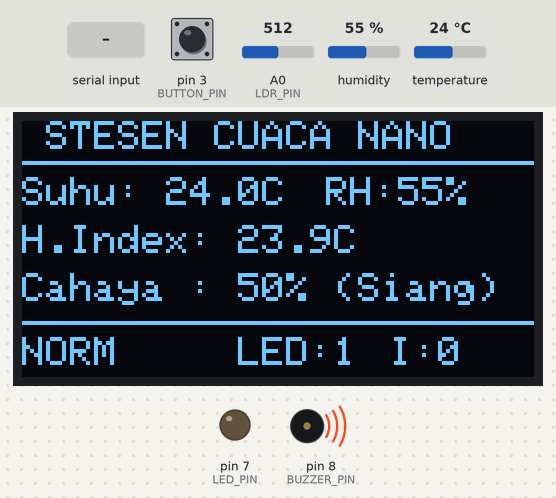
This sketch was run on a simulated Arduino Nano, built with avr-gcc and run on an emulated ATmega328P. Shown: 128×64 one-colour display, output pins drawn as LEDs (lit = HIGH), buzzer (waves = sounding, pin HIGH). Dashed ring = blinking. Inputs (shaded band) come from the test bench; at power-on: temperature 24 °C, pin 3 (BUTTON_PIN) HIGH, A0 (LDR_PIN) = 512, humidity 55 %. What the sketch prints to the serial monitor is not drawn.

Above: at 3.6 s.
3.7 s: temperature set to 32 °C
At 5.4 s:
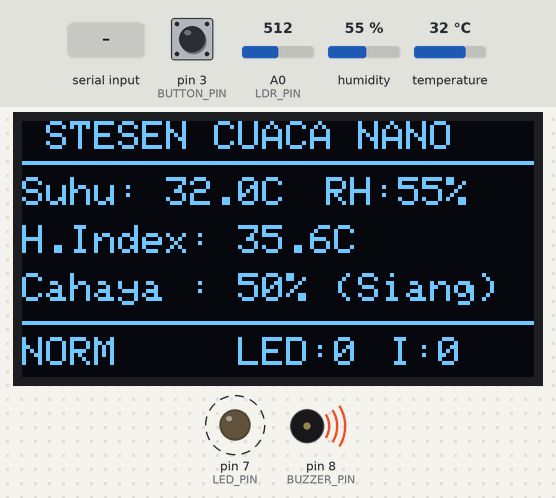
8.5 s: temperature set to 35 °C
At 12.47 s:
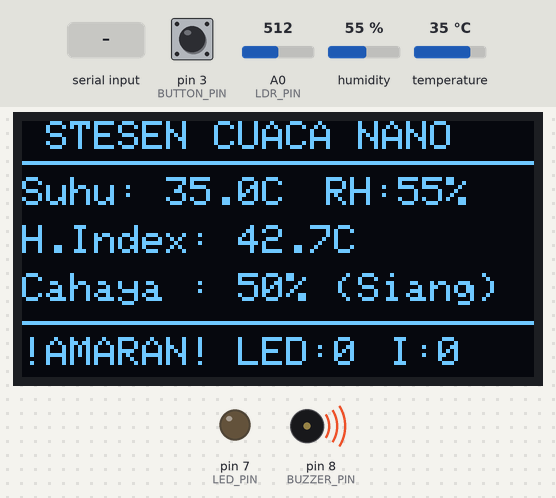
13.2 s: pin 3 (BUTTON_PIN) pulled LOW for 0.15 s
At 14.8 s:
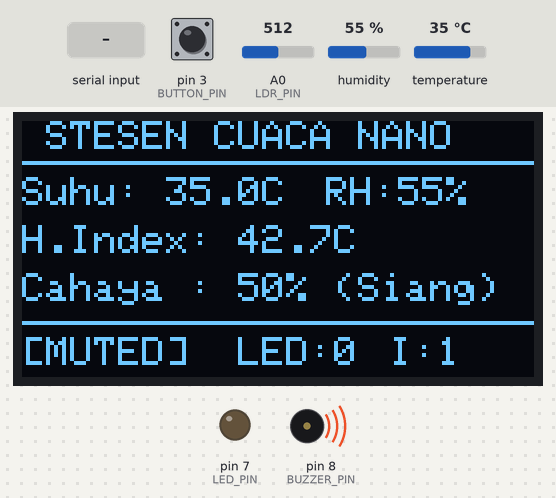
15.5 s: A0 (LDR_PIN) set to 769
At 17.4 s:
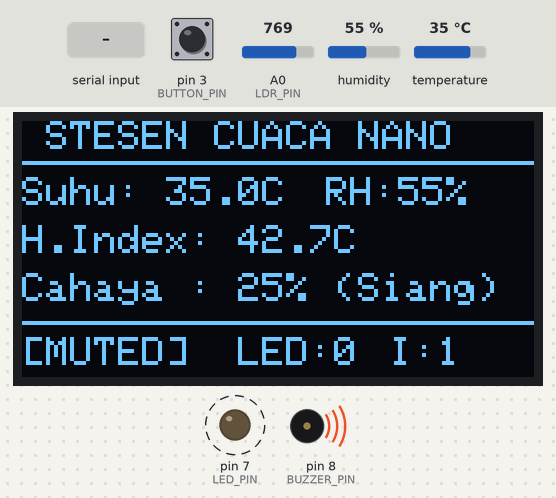
18.0 s: A0 (LDR_PIN) set to 795
At 18.8 s:
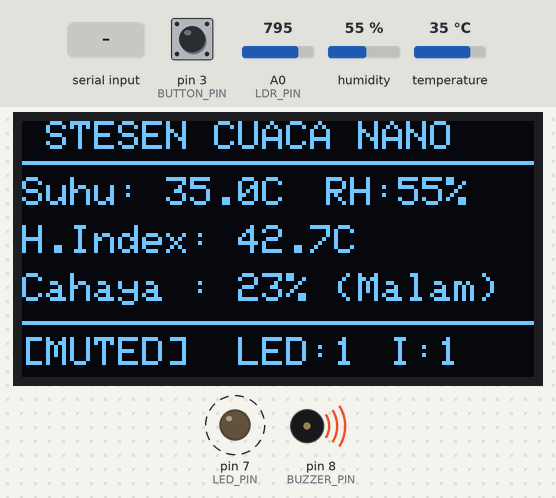
21.0 s: "UNMUTE\n" received over Serial
At 21.3 s:
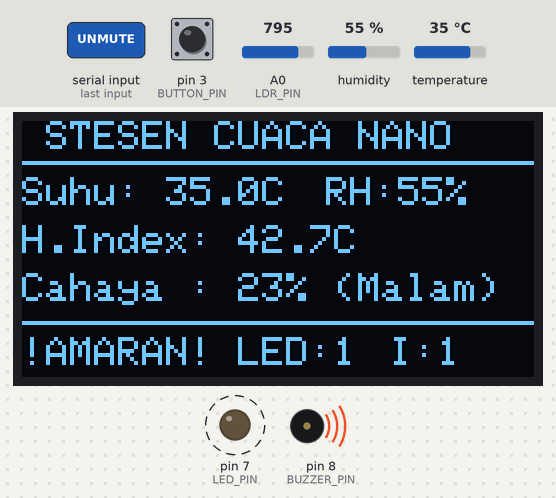
Timing chart, 0 to 23.9 s (numbered marks = the images above; inputs shaded):
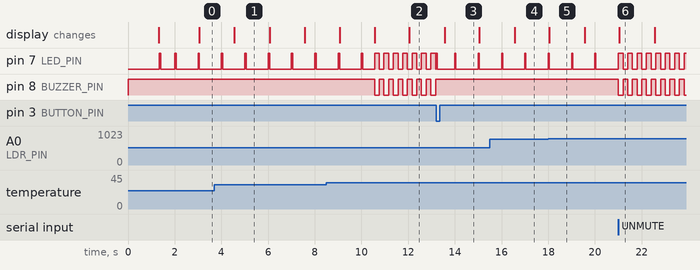

Measured:
- the behaviour switches between 33 and 34 °C on temperature (found by bisection; images 1 and 2)
- the behaviour switches between 777 and 778 on A0 (LDR_PIN) (found by bisection; images 4 and 5)
- after the input at 3.7 s, the display: changes after 0.86 s (image 1)
- after the input at 8.5 s, pin 8 (BUZZER_PIN): alternates HIGH for 0.20 s and LOW for 0.20 s, starting after 2.1 s; the display: first differs from a run without the input after 2.1 s (image 2 shows a later state)
- after the input at 13.2 s, pin 8 (BUZZER_PIN): stops changing and stays HIGH; the display: changes after 0.36 s (image 3)
- after the input at 15.5 s, the display: changes after 1.1 s (image 4)
- after the input at 18.0 s, the display: changes at once (image 5)
- after the input at 21.0 s, pin 7 (LED_PIN): alternates HIGH for 0.20 s and LOW for 0.20 s, starting after 0.20 s; pin 8 (BUZZER_PIN): alternates HIGH for 0.20 s and LOW for 0.20 s, starting at once; the display: changes at once (image 6)

The sketch:

smart_weather_station_nano.ino
```cpp
/*
  =============================================================================
  STESEN AMARAN CUACA & IKLIM ATMOSFERA PINTAR IOT (POLISAS)
  Platform: Arduino Nano (ATmega328P) + Web Serial Bridge

  Komponen & Pemetaan Pin (Arduino Nano 5V):
  - DHT11 (Suhu & Kelembapan Udara) : Pin Digital D2
  - Sensor Cahaya LDR (Pin AO)      : Pin Analog A0 (DO tidak digunakan)
  - Penggera Buzzer Aktif           : Pin Digital D8 (Active LOW)
  - Skrin Paparan OLED I2C SSD1306  : SDA -> Pin A4, SCL -> Pin A5

  Komunikasi:
  - Baud Rate: 115200 bps melalui kabel USB ke Web Serial Dashboard
  - Format Penghantaran: JSON Telemetri Masa Nyata
  - Menerima Perintah: TEST_BUZZER, MUTE, UNMUTE
  =============================================================================
*/

#include <Wire.h>
#include <Adafruit_GFX.h>
#include <Adafruit_SSD1306.h>
#include <DHT.h>

// --- Definisi Pin Perkakasan (Mematuhi Rubrik DEC30182) ---
#define DHT_PIN       2   // Digital Input: Sensor Suhu & Kelembapan DHT11
#define DHT_TYPE      DHT11
#define BUTTON_PIN    3   // Digital Input: Suis Sampukan Luaran (External Interrupt INT1)
#define LED_PIN       7   // Output Jenis 2: Visual (LED Amaran Cuaca / Heartbeat)
#define BUZZER_PIN    8   // Output Jenis 1: Audio (Buzzer Aktif - Active LOW)
#define LDR_PIN       A0  // Analog Input: Saluran ADC 10-bit (Sensor Cahaya LDR)

// Logik Buzzer Active LOW
#define BUZZER_ON     LOW
#define BUZZER_OFF    HIGH

// Definisi Skrin OLED 128x64 (Protokol Serial I²C: SDA -> A4, SCL -> A5)
#define SCREEN_WIDTH  128
#define SCREEN_HEIGHT 64
#define OLED_RESET    -1
#define SCREEN_ADDRESS 0x3C

// Ambang Penggera Cuaca
#define TEMP_ALERT_THRESHOLD    35.0 // Darjah Celsius
#define HEAT_INDEX_DANGER       38.0 // Darjah Celsius
#define DRY_HUMIDITY_THRESHOLD  40   // % RH
#define NIGHT_LIGHT_THRESHOLD   25   // % Kecerahan

// Inisialisasi Objek
Adafruit_SSD1306 display(SCREEN_WIDTH, SCREEN_HEIGHT, &Wire, OLED_RESET);
DHT dht(DHT_PIN, DHT_TYPE);

// Pembolehubah Sensor & Status
float temperature = 28.0;
float humidity = 65.0;
float heatIndex = 29.5;
int lightPct = 50;
int rawLdrAdc = 500;
bool isNight = false;
bool buzzerEnabled = true;
bool buzzerActive = false;
bool ledActive = false;
const char* buzzerReason = "STANDBY";

// Pembolehubah Sampukan (Interrupt Variables - Wajib volatile)
volatile unsigned long interruptCount = 0;
volatile bool emergencySnoozeActive = false;
volatile bool timer1Tick = false;
unsigned long ledHeartbeatEnd = 0;

// Pemasa Latar Belakang (Non-blocking Millis)
unsigned long lastSensorRead = 0;
unsigned long lastSerialSend = 0;
unsigned long buzzerBeepTimer = 0;
unsigned long testBuzzerEnd = 0;
bool testBuzzerRunning = false;
int buzzerBeepState = 0;

// ---------------------------------------------------------------------------
// RUTIN PERKHIDMATAN SAMPUKAN (INTERRUPT SERVICE ROUTINES - ISR)
// ---------------------------------------------------------------------------

// 1. External Hardware Interrupt (INT1 - Pin D3)
void handleEmergencyButtonISR() {
  interruptCount++;
  // Butang memintas pemprosesan serta-merta untuk Mute/Unmute kecemasan
  emergencySnoozeActive = !emergencySnoozeActive;
  if (emergencySnoozeActive) {
    buzzerEnabled = false;
  } else {
    buzzerEnabled = true;
  }
}

// 2. Hardware Timer1 CTC 1-Hz Interrupt (Pemasa Latar Belakang)
ISR(TIMER1_COMPA_vect) {
  timer1Tick = true;
}

// Pengiraan Indeks Haba (Heat Index / Rothfusz Regression Formula)
float calculateHeatIndex(float tempC, float hum) {
  float T = (tempC * 9.0 / 5.0) + 32.0;
  float R = hum;

  float hi = 0.5 * (T + 61.0 + ((T - 68.0) * 1.2) + (R * 0.094));
  if (hi >= 80.0) {
    hi = -42.379 + 2.04901523 * T + 10.14333127 * R
         - 0.22475541 * T * R - 0.00683783 * T * T
         - 0.05481717 * R * R + 0.00122874 * T * T * R
         + 0.00085282 * T * R * R - 0.00000199 * T * T * R * R;

    if ((R < 13.0) && (T >= 80.0) && (T <= 112.0)) {
      hi -= ((13.0 - R) / 4.0) * sqrt((17.0 - abs(T - 95.0)) / 17.0);
    } else if ((R > 85.0) && (T >= 80.0) && (T <= 87.0)) {
      hi += ((R - 85.0) / 10.0) * ((87.0 - T) / 5.0);
    }
  }
  return (hi - 32.0) * 5.0 / 9.0;
}

// Kemaskini Paparan Skrin OLED
void updateOLED() {
  display.clearDisplay();
  display.setTextColor(SSD1306_WHITE);

  // Pengepala
  display.setTextSize(1);
  display.setCursor(6, 0);
  display.print(F("STESEN CUACA NANO"));
  display.drawFastHLine(0, 10, 128, SSD1306_WHITE);

  // Baris Suhu & Kelembapan
  display.setCursor(0, 14);
  display.print(F("Suhu: "));
  display.print(temperature, 1);
  display.print(F("C"));

  display.setCursor(76, 14);
  display.print(F("RH:"));
  display.print((int)humidity);
  display.print(F("%"));

  // Baris Indeks Haba & Cahaya
  display.setCursor(0, 26);
  display.print(F("H.Index: "));
  display.print(heatIndex, 1);
  display.print(F("C"));

  display.setCursor(0, 38);
  display.print(F("Cahaya : "));
  display.print(lightPct);
  display.print(F("% ("));
  display.print(isNight ? F("Malam") : F("Siang"));
  display.print(F(")"));

  // Baris Status Sistem, Dwi-Output & Sampukan (INT1)
  display.drawFastHLine(0, 50, 128, SSD1306_WHITE);
  display.setCursor(0, 54);
  if (!buzzerEnabled) {
    display.print(F("[MUTED]"));
  } else if (buzzerActive) {
    display.print(F("!AMARAN!"));
  } else {
    display.print(F("NORM"));
  }

  // Tunjukkan Status Output & Kiraan Sampukan (Wajib DEC30182)
  display.setCursor(54, 54);
  display.print(ledActive ? F("LED:1") : F("LED:0"));
  display.setCursor(92, 54);
  display.print(F("I:"));
  display.print(interruptCount);

  display.display();
}

// Kawalan Dwijenis Peranti Output: Audio (Buzzer D8) & Visual (LED D7)
void handleOutputs() {
  unsigned long now = millis();

  // 1. Jika mod ujian 2 saat sedang berjalan (Perintah Web / Ujian)
  if (testBuzzerRunning) {
    if (now < testBuzzerEnd) {
      digitalWrite(BUZZER_PIN, BUZZER_ON);
      digitalWrite(LED_PIN, HIGH);
      buzzerActive = true;
      ledActive = true;
      buzzerReason = "UJIAN WEB";
      return;
    } else {
      testBuzzerRunning = false;
      digitalWrite(BUZZER_PIN, BUZZER_OFF);
      digitalWrite(LED_PIN, LOW);
      buzzerActive = false;
      ledActive = false;
      buzzerReason = "STANDBY";
    }
  }

  // Jika sistem disenyapkan secara manual atau melalui ISR Suis Butang D3
  if (!buzzerEnabled) {
    digitalWrite(BUZZER_PIN, BUZZER_OFF);
    buzzerActive = false;
    buzzerReason = "MUTED";
    // Semasa mute, jika pemasa Timer1 berdetik, kelip ringkas LED penunjuk
    if (timer1Tick) {
      timer1Tick = false;
      ledHeartbeatEnd = now + 40;
      digitalWrite(LED_PIN, HIGH);
      ledActive = true;
    }
    if (now > ledHeartbeatEnd && ledActive) {
      digitalWrite(LED_PIN, LOW);
      ledActive = false;
    }
    return;
  }

  // 2. Keadaan Gelombang Haba Melampau (Bip pantas & LED Kelip Laju)
  if (temperature >= TEMP_ALERT_THRESHOLD || heatIndex >= HEAT_INDEX_DANGER) {
    buzzerActive = true;
    buzzerReason = "HABA MELAMPAU";
    if (now - buzzerBeepTimer > 200) {
      buzzerBeepTimer = now;
      buzzerBeepState = !buzzerBeepState;
      digitalWrite(BUZZER_PIN, buzzerBeepState ? BUZZER_ON : BUZZER_OFF);
      digitalWrite(LED_PIN, buzzerBeepState ? HIGH : LOW);
      ledActive = (buzzerBeepState != 0);
    }
    return;
  }

  // 3. Keadaan Udara Sangat Kering (Bip berselang 1.5 saat & LED Amaran)
  if (humidity > 0 && humidity < DRY_HUMIDITY_THRESHOLD) {
    buzzerActive = true;
    buzzerReason = "UDARA KERING";
    if (now - buzzerBeepTimer > 1500) {
      buzzerBeepTimer = now;
      digitalWrite(BUZZER_PIN, BUZZER_ON);
      digitalWrite(LED_PIN, HIGH);
      ledActive = true;
      delay(80); // bip & kelip pendek
      digitalWrite(BUZZER_PIN, BUZZER_OFF);
      digitalWrite(LED_PIN, LOW);
      ledActive = false;
    }
    return;
  }

  // 4. Keadaan Normal (Tiada Amaran Cuaca):
  buzzerActive = false;
  buzzerReason = "STANDBY";
  digitalWrite(BUZZER_PIN, BUZZER_OFF);

  // LED berkelip lembut (Heartbeat) menggunakan Timer1 1-Hz Hardware Interrupt
  if (timer1Tick) {
    timer1Tick = false;
    ledHeartbeatEnd = now + 60; // Nyala 60ms setiap 1 saat tanda mikropengawal aktif
    digitalWrite(LED_PIN, HIGH);
    ledActive = true;
  }
  if (now > ledHeartbeatEnd && ledActive) {
    digitalWrite(LED_PIN, LOW);
    ledActive = false;
  }
}

// Penimbal Arahan Bersiri (Non-blocking)
char rxBuffer[32];
byte rxIndex = 0;

// Terima & Proses Perintah Masuk daripada Web Serial
void processSerialCommands() {
  while (Serial.available() > 0) {
    char c = (char)Serial.read();
    if (c == '\n' || c == '\r') {
      if (rxIndex > 0) {
        rxBuffer[rxIndex] = '\0';

        // 1. Perintah Ujian Buzzer 2 Saat
        if (strstr(rxBuffer, "TEST_BUZZER") != NULL || strstr(rxBuffer, "TEST") != NULL) {
          testBuzzerRunning = true;
          testBuzzerEnd = millis() + 2000;
          digitalWrite(BUZZER_PIN, BUZZER_ON);
          digitalWrite(LED_PIN, HIGH);
          buzzerActive = true;
          ledActive = true;
          buzzerReason = "UJIAN WEB";
          Serial.println(F("{\"ack\":\"TEST_BUZZER\",\"status\":\"OK\"}"));
        }
        // 2. Perintah Nyahsenyap (Unmute)
        else if (strstr(rxBuffer, "UNMUTE") != NULL) {
          buzzerEnabled = true;
          emergencySnoozeActive = false;
          Serial.println(F("{\"ack\":\"UNMUTE\",\"status\":\"OK\"}"));
        }
        // 3. Perintah Senyap (Mute)
        else if (strstr(rxBuffer, "MUTE") != NULL) {
          buzzerEnabled = false;
          emergencySnoozeActive = true;
          digitalWrite(BUZZER_PIN, BUZZER_OFF);
          digitalWrite(LED_PIN, LOW);
          Serial.println(F("{\"ack\":\"MUTE\",\"status\":\"OK\"}"));
        }
        rxIndex = 0;
      }
    } else {
      if (rxIndex < sizeof(rxBuffer) - 1) {
        rxBuffer[rxIndex++] = c;
      }
    }
  }
}

// Hantar Data Telemetri JSON ke Web Serial Dashboard (Sifar Heap / 100% PROGMEM Safe)
void sendTelemetryJSON() {
  Serial.print(F("{\"temp\":"));
  Serial.print(temperature, 1);
  Serial.print(F(",\"hum\":"));
  Serial.print((int)humidity);
  Serial.print(F(",\"hi\":"));
  Serial.print(heatIndex, 1);
  Serial.print(F(",\"light\":"));
  Serial.print(lightPct);
  Serial.print(F(",\"raw_ldr\":"));
  Serial.print(rawLdrAdc);
  Serial.print(F(",\"night\":"));
  Serial.print(isNight ? F("true") : F("false"));
  Serial.print(F(",\"buzzer\":"));
  Serial.print(buzzerActive ? F("true") : F("false"));
  Serial.print(F(",\"buzzer_en\":"));
  Serial.print(buzzerEnabled ? F("true") : F("false"));
  Serial.print(F(",\"led\":"));
  Serial.print(ledActive ? F("true") : F("false"));
  Serial.print(F(",\"int_cnt\":"));
  Serial.print(interruptCount);
  Serial.print(F(",\"reason\":\""));
  Serial.print(buzzerReason);
  Serial.print(F("\",\"uptime\":"));
  Serial.print(millis() / 1000);
  Serial.println(F("}"));
}

void setup() {
  // 1. Mulakan komunikasi bersiri USB (UART: 115200 bps)
  Serial.begin(115200);

  // 2. Konfigurasi Output Jenis 1: Buzzer Aktif (Active LOW -> HIGH untuk senyap)
  pinMode(BUZZER_PIN, OUTPUT);
  digitalWrite(BUZZER_PIN, BUZZER_OFF);

  // 3. Konfigurasi Output Jenis 2: LED Amaran Cuaca (Pin D7)
  pinMode(LED_PIN, OUTPUT);
  digitalWrite(LED_PIN, LOW);

  // 4. Konfigurasi Digital Input & External Interrupt INT1 (Pin D3 Suis Butang)
  pinMode(BUTTON_PIN, INPUT_PULLUP);
  attachInterrupt(digitalPinToInterrupt(BUTTON_PIN), handleEmergencyButtonISR, FALLING);

  // 5. Konfigurasi Hardware Timer1 CTC 1-Hz Interrupt (Pemasa Perkakasan ATmega328P)
  cli(); // Hentikan sampukan sementara
  TCCR1A = 0;
  TCCR1B = 0;
  TCNT1  = 0;
  OCR1A  = 15624; // (16*10^6) / (1024 * 1Hz) - 1 = 15624
  TCCR1B |= (1 << WGM12); // CTC Mode
  TCCR1B |= (1 << CS12) | (1 << CS10); // Prescaler 1024
  TIMSK1 |= (1 << OCIE1A); // Dayakan Compare Match Interrupt
  sei(); // Aktifkan semua sampukan semula

  // 6. Mulakan sensor DHT11 (Digital Input Pin D2)
  dht.begin();

  // 7. Mulakan skrin OLED SSD1306 pada pin I2C A4 (SDA) dan A5 (SCL)
  if (display.begin(SSD1306_SWITCHCAPVCC, SCREEN_ADDRESS)) {
    display.clearDisplay();
    display.setTextColor(SSD1306_WHITE);
    display.setTextSize(1);
    display.setCursor(10, 16);
    display.println(F("STESEN CUACA IOT"));
    display.setCursor(18, 30);
    display.println(F("POLISAS - NANO"));
    display.setCursor(14, 46);
    display.println(F("Sedia Untuk USB"));
    display.display();
    delay(1200);
  }

  // Bacaan awal sensor supaya paparan metrik muncul serta-merta
  float t = dht.readTemperature();
  float h = dht.readHumidity();
  if (!isnan(t) && !isnan(h)) {
    temperature = t;
    humidity = h;
    heatIndex = calculateHeatIndex(temperature, humidity);
  }
  rawLdrAdc = analogRead(LDR_PIN);
  lightPct = 100 - map(rawLdrAdc, 0, 1023, 0, 100);
  lightPct = constrain(lightPct, 0, 100);
  isNight = (lightPct < NIGHT_LIGHT_THRESHOLD);

  // Kemaskini paparan skrin metrik serta-merta selepas skrin alu-aluan
  updateOLED();

  Serial.println(F("{\"status\":\"BOOT_OK\",\"board\":\"Arduino Nano (ATmega328P)\",\"interrupts\":\"INT1+TIMER1\",\"outputs\":\"BUZZER+LED\"}"));
  sendTelemetryJSON();
}

void loop() {
  unsigned long now = millis();

  // 1. Semak perintah bersiri dari Web Serial Dashboard
  processSerialCommands();

  // 2. Bacaan Sensor Berkala (Setiap 1.5 saat)
  if (now - lastSensorRead >= 1500) {
    lastSensorRead = now;

    // Baca DHT11
    float t = dht.readTemperature();
    float h = dht.readHumidity();
    if (!isnan(t) && !isnan(h)) {
      temperature = t;
      humidity = h;
      heatIndex = calculateHeatIndex(temperature, humidity);
    }

    // Baca Sensor Cahaya LDR (Analog A0: 0 - 1023)
    rawLdrAdc = analogRead(LDR_PIN);
    lightPct = 100 - map(rawLdrAdc, 0, 1023, 0, 100);
    lightPct = constrain(lightPct, 0, 100);
    isNight = (lightPct < NIGHT_LIGHT_THRESHOLD);

    // Kemaskini paparan skrin fizikal OLED
    updateOLED();
  }

  // 3. Kawalan Dwijenis Peranti Output (Buzzer D8 + LED D7)
  handleOutputs();

  // 4. Hantar Telemetri ke Dashboard melalui USB Serial setiap 1 saat
  if (now - lastSerialSend >= 1000) {
    lastSerialSend = now;
    sendTelemetryJSON();
  }
}
```
